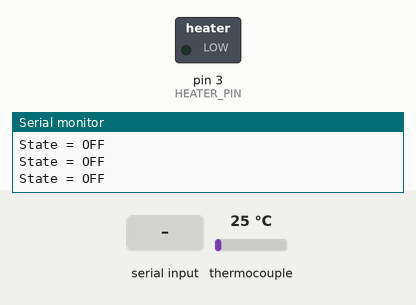
This program was run on a simulated Arduino Nano, built with avr-gcc and run on an emulated ATmega328P. On the bench: switched loads named in the program (green lamp = pin HIGH), the last lines printed to the serial monitor. The inputs (shaded band) are chosen by the test bench; at power-on: thermocouple 25 °C.

Above: at 1.2 s.
1.3 s: "start" received over Serial
At 3.5 s:
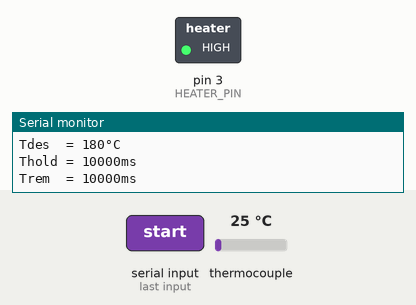
3.8 s: thermocouple set to 179 °C
5.3 s: thermocouple set to 187 °C
At 5.9 s:
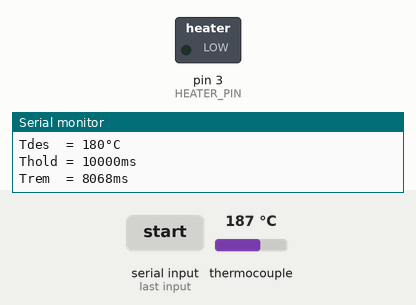
6.8 s: thermocouple set to 180 °C
8.3 s: thermocouple set to 174 °C
At 9.4 s:
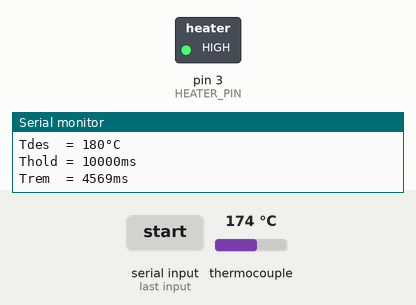
Timing chart, 0 to 10.8 s (numbered marks = the images above; inputs shaded):
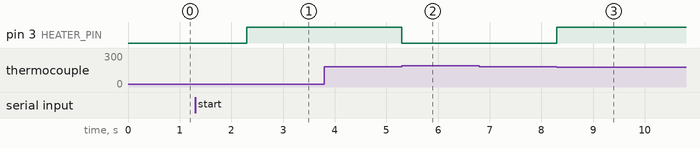

Measured:
- the behaviour switches between 182 and 183 °C on thermocouple (found by bisection; images 1 and 2)
- the behaviour switches between 178 and 177 °C on thermocouple (found by bisection; images 2 and 3)
- after the input at 1.3 s, pin 3 (HEATER_PIN): LOW → HIGH after 1.0 s
- after the input at 5.3 s, pin 3 (HEATER_PIN): HIGH → LOW at once
- after the input at 8.3 s, pin 3 (HEATER_PIN): LOW → HIGH at once

The program:

main.cpp
```cpp
#include <Arduino.h>
#include "reflow_oven.h"

#define HEATER_PIN 3
#define THERMOCOUPLE_DO_PIN  4
#define THERMOCOUPLE_CS_PIN  5
#define THERMOCOUPLE_CLK_PIN 6

#define HYSTERESIS 2

#define RFO_UPDATE_INTERVAL 700
#define RFO_LOGGING_INTERVAL 250
unsigned long rfo_last_logged;
unsigned long mills;

static const int reflow_profile[][2] = {
/*   °C       ms   */
  { 180,     10000 },
};


Reflow_Oven rfo(HEATER_PIN, THERMOCOUPLE_CLK_PIN, THERMOCOUPLE_CS_PIN, THERMOCOUPLE_DO_PIN,
                reflow_profile, sizeof(reflow_profile) / sizeof(reflow_profile[0]), HYSTERESIS, RFO_UPDATE_INTERVAL);

void setup()
{
  Serial.begin(115200);
  while (!Serial) {}

  mills = rfo_last_logged =  millis();
}

void loop()
{
  mills = millis();

  if (Serial.available()) {
    String cmd = Serial.readString();

    if (cmd == "start")
      rfo.begin();
    if (cmd == "stop")
      rfo.stop();
  }

  if (mills - rfo_last_logged >= RFO_LOGGING_INTERVAL) {
    rfo_last_logged = mills;
    rfo.log();
  }

  if (rfo.is_finished()) return;

  rfo.update();
}
```
